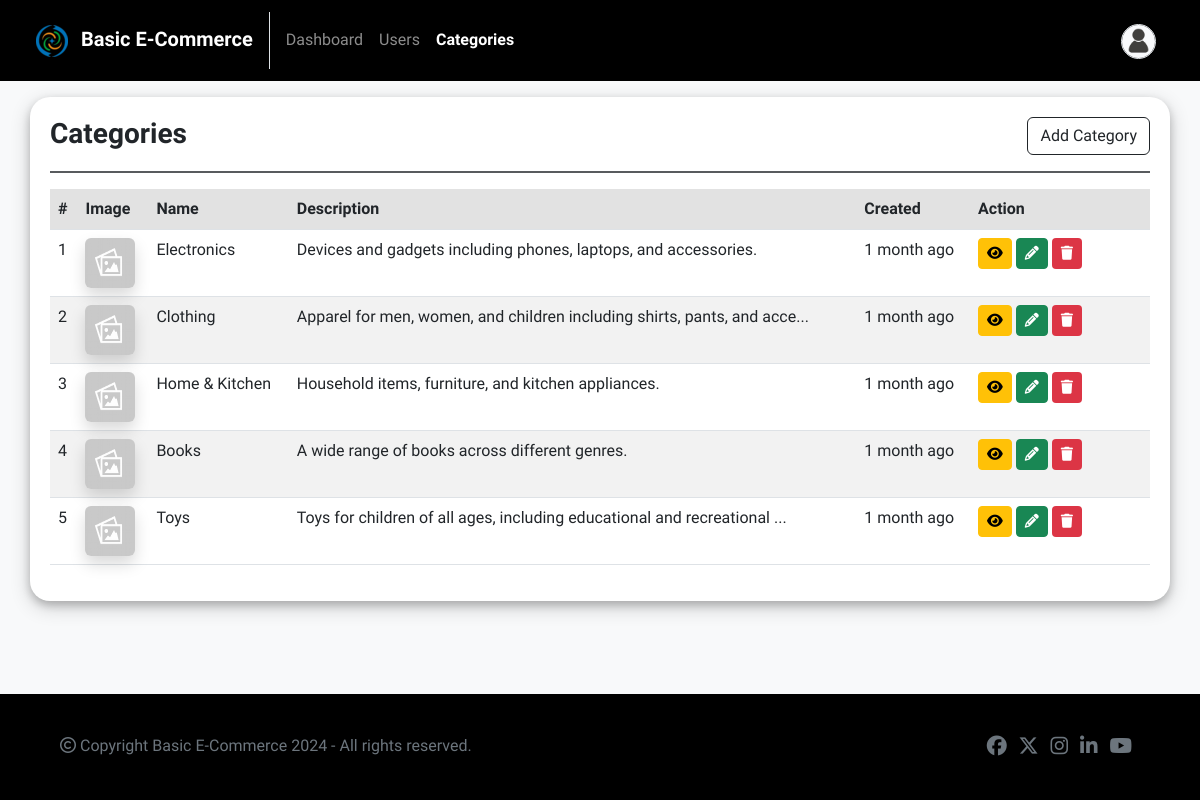
Screenshot of /admin/categories.php (signed in) with the database file from the repository.
### tables this page shows
CREATE TABLE `categories` (
  `id` INT AUTO_INCREMENT PRIMARY KEY,
  `name` varchar(255) NOT NULL,
  `description` text NOT NULL,
  `image` varchar(255) DEFAULT NULL,
  `created_at` datetime NOT NULL DEFAULT current_timestamp()
);

### includes/helpers.php (called while the page is built, shortened)
<?php
function timestampToCustomHumanReadable($timestamp) {
    $currentTimestamp = time();
    $timeDifference = abs($currentTimestamp - $timestamp);
    $secondsPerMinute = 60;
    $secondsPerHour = $secondsPerMinute * 60;
    $secondsPerDay = $secondsPerHour * 24;
    $secondsPerWeek = $secondsPerDay * 7;
    $secondsPerMonth = $secondsPerDay * 30;
    $secondsPerYear = $secondsPerDay * 365;
    if ($timeDifference >= $secondsPerYear) {
        $years = floor($timeDifference / $secondsPerYear);
        return $years . " year" . ($years > 1 ? "s" : "") . " ago";
    } elseif ($timeDifference >= $secondsPerMonth) {
        $months = floor($timeDifference / $secondsPerMonth);
        return $months . " month" . ($months > 1 ? "s" : "") . " ago";
    } elseif ($timeDifference >= $secondsPerWeek) {
        $weeks = floor($timeDifference / $secondsPerWeek);
        return $weeks . " week" . ($weeks > 1 ? "s" : "") . " ago";
    } elseif ($timeDifference >= $secondsPerDay) {
        $days = floor($timeDifference / $secondsPerDay);
        return $days . " day" . ($days > 1 ? "s" : "") . " ago";
    } elseif ($timeDifference >= $secondsPerHour) {
        $hours = floor($timeDifference / $secondsPerHour);
        return $hours . " hour" . ($hours > 1 ? "s" : "") . " ago";
    } else {
        $minutes = floor($timeDifference / $secondsPerMinute);
        return $minutes . " minute" . ($minutes > 1 ? "s" : "") . " ago";
    }
}
?>

### admin/categories.php (the view, shortened to what this page needs)
<?php
include("../includes/db-connection.php");
include("../includes/helpers.php");
?>
<!DOCTYPE html>
<html lang="en">
<head>
    <?php include("../includes/head-contents.php"); ?>
</head>
<body>
    <?php include("navbar.php"); ?>
    <div class="container mt-1 mb-5">
        <div class="row">
            <div class="box">
                <div class="row">
                    <div class="col-8">
                        <h3 class="fw-bold my-0">Categories</h3>
                    </div>
                    <div class="col-4 text-end">
                        <a href="category-create.php" class="btn btn-outline-danger">Add Category</a>
                    </div>
                </div>
                <hr>
                <div class="table-responsive crud-table">
                <?php
                $sql = "SELECT * FROM categories ORDER BY created_at DESC";
                $stmt = $conn->prepare($sql);
                $stmt->execute();
                $result = $stmt->get_result();
                if($result->num_rows > 0) { ?>
                <table class="table table-striped">
                    <tr class="sticky-header">
                        <th>#</th>
                        <th>Image</th>
                        <th>Name</th>
                        <th>Description</th>
                        <th>Created</th>
                        <th>Action</th>
                    </tr>
                    <?php $i = 1; while($category = $result->fetch_assoc()) { ?>
                    <tr>
                        <td><?php echo $i++; ?></td>
                        <td>
                            <img src="<?php echo !empty($category['image']) ? '../uploads/' . $category['image'] : '../images/placeholder.png'; ?>" class="shadow rounded">
                        </td>
                        <td><?php echo $category['name'] ?></td>
                        <td>
                            <?php
                                $description = $category['description'];
                                echo strlen($description) > 70 ? substr($description, 0, 70) . '...' : $description;
                            ?>
                        </td>
                        <td><?php echo timestampToCustomHumanReadable(strtotime($category['created_at'])) ?></td>
                        <td class="action-column">
                            <a href="category-view.php?id=<?php echo $category['id'] ?>" class="btn btn-warning btn-sm" title="View"><i class="fa fa-eye"></i></a>
                            <a href="category-update.php?id=<?php echo $category['id'] ?>" class="btn btn-success btn-sm" title="Edit"><i class="fa fa-pencil"></i></a>
                            <form action="category-delete.php" method="POST" class="d-inline-block">
                                <button type="submit" name="delete" class="btn btn-trash btn-sm" title="Delete" onclick="return confirm('Are you sure you want to remove this record?');"><i class="fa fa-trash"></i></button>
                            </form>
                        </td>
                    </tr>
                    <?php } ?>
                </table>
                <?php } else { ?>
                    <span class="fw-bold">No record found!</span>
                <?php } ?>
                </div>
            </div>
        </div>
    </div>
    <?php include("../includes/footer.php"); ?>
</body>
</html>

### includes/head-contents.php (shortened to what this page needs)
<link href="../css/bootstrap.min.css" rel="stylesheet">
<link rel="stylesheet" href="https://cdnjs.cloudflare.com/ajax/libs/font-awesome/6.6.0/css/all.min.css" />
<link href="../css/styles.css" rel="stylesheet">

### admin/navbar.php (shortened to what this page needs)
<?php
$current_page = basename($_SERVER['PHP_SELF']);
?>
<nav class="navbar navbar-expand-md bg-dark navbar-dark">
  <div class="container-fluid mx-4 my-1">
    <a class="navbar-brand fw-bold" href="../base/index.php">
      <img src="../images/logo.png" style="width: 32px;" alt="logo" class="me-2">
      <?php
        echo WEBSITE_NAME;
      ?>
    </a>
    <div class="collapse navbar-collapse" id="collapsibleNavbar">
      <ul class="navbar-nav w-100">
        <li class="nav-item mt-2 mb-1">
          <a class="nav-link <?php echo ($current_page == 'index.php') ? 'active fw-bold' : '' ?>" href="index.php">Dashboard</a>
        </li>
        <li class="nav-item mt-2 mb-1">
          <a class="nav-link <?php echo ($current_page == 'users.php') ? 'active fw-bold' : '' ?>" href="users.php">Users</a>
        </li>
        <li class="nav-item mt-2 mb-1">
          <a class="nav-link <?php echo ($current_page == 'categories.php') ? 'active fw-bold' : '' ?>" href="categories.php">Categories</a>
        </li>
        <?php
        if(isset($_SESSION['loggedin']) && $_SESSION['loggedin'] == true)
        { ?>
        <li class="nav-item dropdown ms-md-auto" >
          <a class="nav-link login-btn <?php echo ($current_page == 'login.php') ? 'active' : '' ?>" id="navbarDropdown" role="button" data-bs-toggle="dropdown" aria-expanded="false" href="#">
          <?php $img = !empty($_SESSION['userImage']) ? '../uploads/' . $_SESSION['userImage'] : '../images/user.jpg'; ?>
            <img src="<?php echo $img; ?>" class="navbar-profile-image rounded-circle border mt-1">
          </a>
        </li>
        <?php } else { ?>
          <li class="nav-item color-white ms-md-auto btn badge mt-2 mb-2 <?php echo ($current_page == 'login.php') ? 'btn-danger' : 'btn-outline-danger' ?>">
            <a class="nav-link login-btn <?php echo ($current_page == 'login.php') ? 'active' : '' ?>" href="login.php">Login</a>
          </li>
        <?php } ?>
      </ul>
    </div>
  </div>
</nav>

### includes/footer.php (shortened to what this page needs)
<div class="container-fluid bg-dark mt-5 footer">
	<div class="row">
		<div class="col-md-6">
			<p class="text-secondary px-5 py-md-4 text-md-start text-center mt-3">
				<i class="fa-regular fa-copyright"></i>
				Copyright <?php echo WEBSITE_NAME . " " . date('Y'); ?> - All rights reserved.
			</p>
		</div>
		<div class="col-md-6">
			<p class="text-light px-5 py-md-4 text-md-end text-center mt-3">
				<a href="#" class="me-2 text-secondary social-icon h5" data-bs-toggle="tooltip" title="Facebook"><i class="fa-brands fa-facebook"></i></a>
				<a href="#" class="me-2 text-secondary social-icon h5" data-bs-toggle="tooltip" title="Twitter"><i class="fa-brands fa-x-twitter"></i></a>
				<a href="#" class="me-2 text-secondary social-icon h5" data-bs-toggle="tooltip" title="Instagram"><i class="fa-brands fa-instagram"></i></a>
				<a href="#" class="me-2 text-secondary social-icon h5" data-bs-toggle="tooltip" title="Linkedin"><i class="fa-brands fa-linkedin-in"></i></a>
				<a href="#" class="me-2 text-secondary social-icon h5" data-bs-toggle="tooltip" title="Youtube"><i class="fa-brands fa-youtube"></i></a>
			</p>
		</div>
	</div>
</div>

### css/styles.css (style rules this page uses)
:root { --mainColor: #212529; --bodyBackgroundColor: #f8f9fa; --buttonHoverColor: #0a0a0a; --formControlFocusBorderColor: rgba(33, 37, 41, 0.3); --formControlFocusShadowColor: rgba(33, 37, 41, 0.6); --navbarBackgroundColor: #000000; --footerBackgroundColor: #000000; }
* { font-family: 'Cabin', Helvetica, sans-serif; }
body { min-height: 100vh; position: relative; margin: 0; padding-bottom: 100px; box-sizing: border-box; background-color: var(--bodyBackgroundColor); }
.navbar { background-color: var(--navbarBackgroundColor) !important; }
.navbar .nav-item .nav-link::after { content: ''; display: block; width: 0; height: 2px; background: #ebe4e4; transition: width .3s; box-shadow: 0 4px 8px 0 rgba(0, 0, 0, 0.2), 0 6px 20px 0 rgba(0, 0, 0, 0.19); }
.navbar-profile-image { width: 35px; height: 35px; }
.box { box-shadow: 0 4px 8px 0 rgba(0, 0, 0, 0.2), 0 6px 20px 0 rgba(0, 0, 0, 0.19); padding: 20px; border-radius: 20px; background-color: #ffffff; }
hr { border: 1.5px solid var(--mainColor); opacity: 75%; }
.btn-outline-danger { border-color: var(--mainColor) !important; }
.text-danger, .btn-outline-danger { color: var(--mainColor) !important; }
.crud-table { min-height: 250px !important; max-height: 550px !important; }
.crud-table img { width: 50px; height: 50px; }
.crud-table .action-column { width: 180px !important; }
.btn-trash { background-color: #dc3545 !important; color:#fff !important; }
.crud-table .sticky-header th { position: sticky; top: 0; z-index: 1; background-color: #eeeeee; }
.footer { background-color: var(--footerBackgroundColor) !important; position: absolute; bottom: 0; }
.footer .social-icon i { transition: color 0.3s ease; }

### rows the page displays
categories: name "Electronics", description "Devices and gadgets including phones, laptops, and accessories.", created_at "1 month ago"
categories: name "Clothing", description "Apparel for men, women, and children including shirts, pants, and acce", created_at "1 month ago"
categories: name "Home & Kitchen", description "Household items, furniture, and kitchen appliances.", created_at "1 month ago"
categories: name "Books", description "A wide range of books across different genres.", created_at "1 month ago"
categories: name "Toys", description "Toys for children of all ages, including educational and recreational", created_at "1 month ago"

### other values shown
WEBSITE_NAME "Basic E-Commerce"
